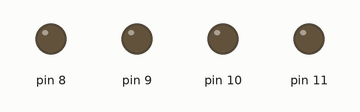
This sketch was run on a simulated Arduino Uno, built with avr-gcc and run on an emulated ATmega328P. Parts: output pins drawn as LEDs (lit = HIGH).

Above: at 0.5 s.
At 2.5 s:
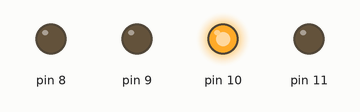
At 3.5 s:
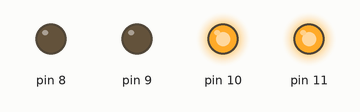
At 5.5 s:
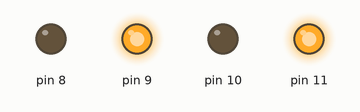
At 8.5 s:
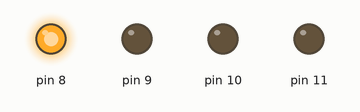
At 11.5 s:
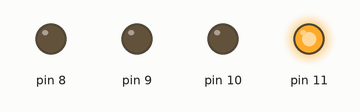
Timing chart, 0 to 13.0 s (numbered marks = the images above):
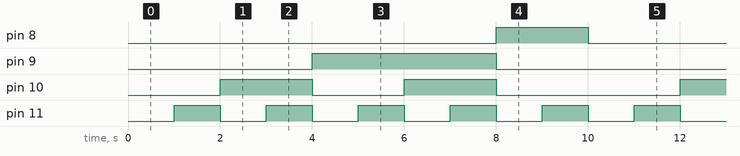

The sketch:

lab7_Q1.ino
```cpp
int bcd_pins[4];

void bcd_control_pins(int a, int b, int c, int d)
{
  bcd_pins[0] = a;
  bcd_pins[1] = b;
  bcd_pins[2] = c;
  bcd_pins[3] = d;
}

void display_number(int num)
{
    int tmp=num;
    for(int i=0;i<=3;i++)
    {
      digitalWrite(bcd_pins[i],tmp%2);
      tmp /= 2;
    }
}

void setup() {
  pinMode(8, OUTPUT);
  pinMode(9, OUTPUT);
  pinMode(10, OUTPUT);
  pinMode(11, OUTPUT);
  bcd_control_pins(11,10,9,8);
}

void loop() {
  int i;
  for(i = 0; i<=9; i++)
  {
    display_number(i);
    delay(1000);
  }
}
```

Measured:
- by itself, pin 8: alternates HIGH for 2.0 s and LOW for 8.0 s
- by itself, pin 9: alternates HIGH for 4.0 s and LOW for 6.0 s
- by itself, pin 10: repeats every 10.0 s: LOW 2.0 s, HIGH 2.0 s, LOW 4.0 s, HIGH 2.0 s
- by itself, pin 11: alternates HIGH for 1.0 s and LOW for 1.0 s
